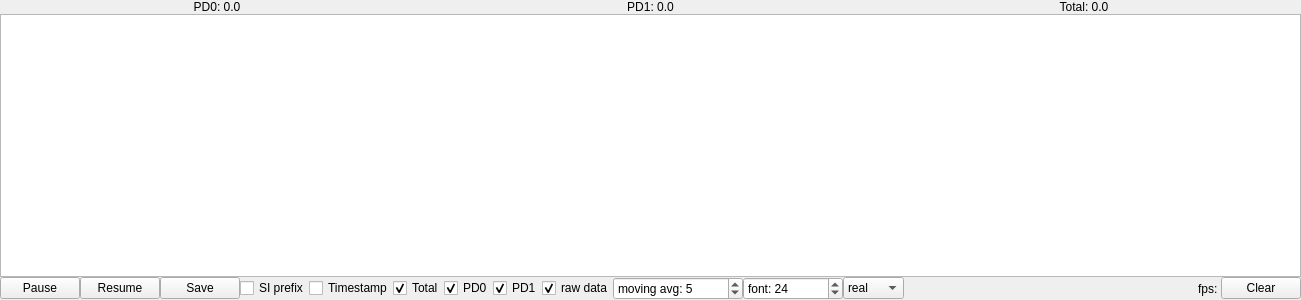
<?xml version="1.0" encoding="UTF-8"?>
<ui version="4.0">
 <class>traceView</class>
 <widget class="QWidget" name="traceView">
  <property name="geometry">
   <rect>
    <x>0</x>
    <y>0</y>
    <width>1301</width>
    <height>300</height>
   </rect>
  </property>
  <property name="minimumSize">
   <size>
    <width>400</width>
    <height>300</height>
   </size>
  </property>
  <property name="windowTitle">
   <string>Form</string>
  </property>
  <layout class="QVBoxLayout" name="verticalLayout">
   <property name="spacing">
    <number>0</number>
   </property>
   <property name="leftMargin">
    <number>0</number>
   </property>
   <property name="topMargin">
    <number>0</number>
   </property>
   <property name="rightMargin">
    <number>0</number>
   </property>
   <property name="bottomMargin">
    <number>0</number>
   </property>
   <item>
    <layout class="QHBoxLayout" name="horizontalLayout">
     <item>
      <widget class="QLabel" name="label0">
       <property name="text">
        <string>PD0: 0.0</string>
       </property>
       <property name="textFormat">
        <enum>Qt::RichText</enum>
       </property>
       <property name="alignment">
        <set>Qt::AlignCenter</set>
       </property>
      </widget>
     </item>
     <item>
      <widget class="QLabel" name="label1">
       <property name="text">
        <string>PD1: 0.0</string>
       </property>
       <property name="textFormat">
        <enum>Qt::RichText</enum>
       </property>
       <property name="alignment">
        <set>Qt::AlignCenter</set>
       </property>
      </widget>
     </item>
     <item>
      <widget class="QLabel" name="labeltotal">
       <property name="text">
        <string>Total: 0.0</string>
       </property>
       <property name="alignment">
        <set>Qt::AlignCenter</set>
       </property>
      </widget>
     </item>
    </layout>
   </item>
   <item>
    <widget class="GraphicsView" name="graphicsView"/>
   </item>
   <item>
    <layout class="QHBoxLayout" name="horizontalLayout_2">
     <item>
      <widget class="QPushButton" name="pauseButton">
       <property name="text">
        <string>Pause</string>
       </property>
      </widget>
     </item>
     <item>
      <widget class="QPushButton" name="resumeButton">
       <property name="text">
        <string>Resume</string>
       </property>
      </widget>
     </item>
     <item>
      <widget class="QPushButton" name="saveButton">
       <property name="text">
        <string>Save</string>
       </property>
      </widget>
     </item>
     <item>
      <widget class="QCheckBox" name="SIprefixBox">
       <property name="text">
        <string>SI prefix</string>
       </property>
      </widget>
     </item>
     <item>
      <widget class="QCheckBox" name="timestampBox">
       <property name="text">
        <string>Timestamp</string>
       </property>
      </widget>
     </item>
     <item>
      <widget class="QCheckBox" name="showtotalBox">
       <property name="text">
        <string>Total</string>
       </property>
       <property name="checked">
        <bool>true</bool>
       </property>
      </widget>
     </item>
     <item>
      <widget class="QCheckBox" name="show0Box">
       <property name="text">
        <string>PD0</string>
       </property>
       <property name="checked">
        <bool>true</bool>
       </property>
      </widget>
     </item>
     <item>
      <widget class="QCheckBox" name="show1Box">
       <property name="text">
        <string>PD1</string>
       </property>
       <property name="checked">
        <bool>true</bool>
       </property>
      </widget>
     </item>
     <item>
      <widget class="QCheckBox" name="showrawBox">
       <property name="text">
        <string>raw data</string>
       </property>
       <property name="checked">
        <bool>true</bool>
       </property>
      </widget>
     </item>
     <item>
      <widget class="QSpinBox" name="smaBox">
       <property name="sizePolicy">
        <sizepolicy hsizetype="MinimumExpanding" vsizetype="Fixed">
         <horstretch>0</horstretch>
         <verstretch>0</verstretch>
        </sizepolicy>
       </property>
       <property name="maximumSize">
        <size>
         <width>130</width>
         <height>16777215</height>
        </size>
       </property>
       <property name="prefix">
        <string>moving avg: </string>
       </property>
       <property name="minimum">
        <number>1</number>
       </property>
       <property name="value">
        <number>5</number>
       </property>
      </widget>
     </item>
     <item>
      <widget class="QSpinBox" name="fontsizeBox">
       <property name="sizePolicy">
        <sizepolicy hsizetype="MinimumExpanding" vsizetype="Fixed">
         <horstretch>0</horstretch>
         <verstretch>0</verstretch>
        </sizepolicy>
       </property>
       <property name="minimumSize">
        <size>
         <width>0</width>
         <height>0</height>
        </size>
       </property>
       <property name="maximumSize">
        <size>
         <width>100</width>
         <height>16777215</height>
        </size>
       </property>
       <property name="prefix">
        <string>font: </string>
       </property>
       <property name="minimum">
        <number>8</number>
       </property>
       <property name="singleStep">
        <number>2</number>
       </property>
       <property name="value">
        <number>24</number>
       </property>
      </widget>
     </item>
     <item>
      <widget class="QComboBox" name="complexBox">
       <item>
        <property name="text">
         <string>real</string>
        </property>
       </item>
       <item>
        <property name="text">
         <string>imag</string>
        </property>
       </item>
       <item>
        <property name="text">
         <string>abs</string>
        </property>
       </item>
       <item>
        <property name="text">
         <string>angle</string>
        </property>
       </item>
      </widget>
     </item>
     <item>
      <spacer name="horizontalSpacer">
       <property name="orientation">
        <enum>Qt::Horizontal</enum>
       </property>
       <property name="sizeHint" stdset="0">
        <size>
         <width>40</width>
         <height>20</height>
        </size>
       </property>
      </spacer>
     </item>
     <item>
      <widget class="QLabel" name="fpsLabel">
       <property name="text">
        <string>fps: </string>
       </property>
      </widget>
     </item>
     <item>
      <widget class="QPushButton" name="clearButton">
       <property name="text">
        <string>Clear</string>
       </property>
      </widget>
     </item>
    </layout>
   </item>
  </layout>
 </widget>
 <customwidgets>
  <customwidget>
   <class>GraphicsView</class>
   <extends>QGraphicsView</extends>
   <header>pyqtgraph</header>
  </customwidget>
 </customwidgets>
 <tabstops>
  <tabstop>graphicsView</tabstop>
  <tabstop>pauseButton</tabstop>
  <tabstop>resumeButton</tabstop>
  <tabstop>saveButton</tabstop>
  <tabstop>timestampBox</tabstop>
  <tabstop>showtotalBox</tabstop>
  <tabstop>show0Box</tabstop>
  <tabstop>show1Box</tabstop>
  <tabstop>showrawBox</tabstop>
  <tabstop>smaBox</tabstop>
  <tabstop>fontsizeBox</tabstop>
  <tabstop>complexBox</tabstop>
  <tabstop>clearButton</tabstop>
 </tabstops>
 <resources/>
 <connections/>
</ui>
